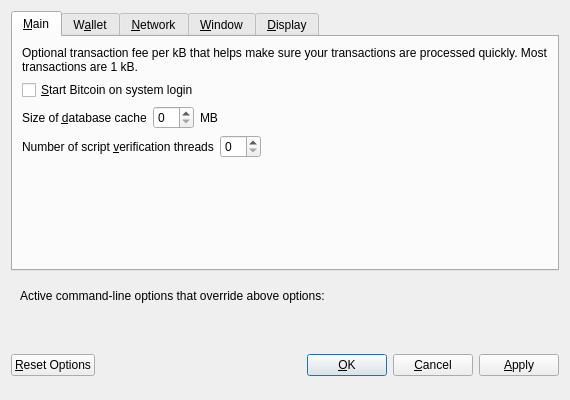
<?xml version="1.0" encoding="UTF-8"?>
<ui version="4.0">
 <class>OptionsDialog</class>
 <widget class="QDialog" name="OptionsDialog">
  <property name="geometry">
   <rect>
    <x>0</x>
    <y>0</y>
    <width>560</width>
    <height>400</height>
   </rect>
  </property>
  <property name="windowTitle">
   <string>Options</string>
  </property>
  <property name="modal">
   <bool>true</bool>
  </property>
  <layout class="QVBoxLayout" name="verticalLayout">
   <item>
    <widget class="QTabWidget" name="tabWidget">
     <property name="tabPosition">
      <enum>QTabWidget::North</enum>
     </property>
     <property name="currentIndex">
      <number>0</number>
     </property>
     <widget class="QWidget" name="tabMain">
      <attribute name="title">
       <string>&amp;Main</string>
      </attribute>
      <layout class="QVBoxLayout" name="verticalLayout_Main">
       <item>
        <widget class="QLabel" name="transactionFeeInfoLabel">
         <property name="text">
          <string>Optional transaction fee per kB that helps make sure your transactions are processed quickly. Most transactions are 1 kB.</string>
         </property>
         <property name="textFormat">
          <enum>Qt::PlainText</enum>
         </property>
         <property name="wordWrap">
          <bool>true</bool>
         </property>
        </widget>
       </item>
       <item>
        <widget class="QCheckBox" name="bitcoinAtStartup">
         <property name="toolTip">
          <string>Automatically start Bitcoin after logging in to the system.</string>
         </property>
         <property name="text">
          <string>&amp;Start Bitcoin on system login</string>
         </property>
        </widget>
       </item>
       <item>
        <layout class="QHBoxLayout" name="horizontalLayout_2_Main">
         <item>
          <widget class="QLabel" name="databaseCacheLabel">
           <property name="text">
            <string>Size of &amp;database cache</string>
           </property>
           <property name="textFormat">
            <enum>Qt::PlainText</enum>
           </property>
           <property name="buddy">
            <cstring>databaseCache</cstring>
           </property>
          </widget>
         </item>
         <item>
          <widget class="QSpinBox" name="databaseCache"/>
         </item>
         <item>
          <widget class="QLabel" name="databaseCacheUnitLabel">
           <property name="text">
            <string>MB</string>
           </property>
           <property name="textFormat">
            <enum>Qt::PlainText</enum>
           </property>
          </widget>
         </item>
         <item>
          <spacer name="horizontalSpacer_2_Main">
           <property name="orientation">
            <enum>Qt::Horizontal</enum>
           </property>
           <property name="sizeHint" stdset="0">
            <size>
             <width>40</width>
             <height>20</height>
            </size>
           </property>
          </spacer>
         </item>
        </layout>
       </item>
       <item>
        <layout class="QHBoxLayout" name="horizontalLayout_3_Main">
         <item>
          <widget class="QLabel" name="threadsScriptVerifLabel">
           <property name="text">
            <string>Number of script &amp;verification threads</string>
           </property>
           <property name="textFormat">
            <enum>Qt::PlainText</enum>
           </property>
           <property name="buddy">
            <cstring>threadsScriptVerif</cstring>
           </property>
          </widget>
         </item>
         <item>
          <widget class="QSpinBox" name="threadsScriptVerif">
           <property name="toolTip">
            <string>(0 = auto, &lt;0 = leave that many cores free)</string>
           </property>
          </widget>
         </item>
         <item>
          <spacer name="horizontalSpacer_3_Main">
           <property name="orientation">
            <enum>Qt::Horizontal</enum>
           </property>
           <property name="sizeHint" stdset="0">
            <size>
             <width>40</width>
             <height>20</height>
            </size>
           </property>
          </spacer>
         </item>
        </layout>
       </item>
       <item>
        <spacer name="verticalSpacer_Main">
         <property name="orientation">
          <enum>Qt::Vertical</enum>
         </property>
         <property name="sizeHint" stdset="0">
          <size>
           <width>20</width>
           <height>40</height>
          </size>
         </property>
        </spacer>
       </item>
      </layout>
     </widget>
     <widget class="QWidget" name="tabWallet">
      <attribute name="title">
       <string>W&amp;allet</string>
      </attribute>
      <layout class="QVBoxLayout" name="verticalLayout_Wallet">
       <item>
        <widget class="QLabel" name="transactionFeeInfoLabel">
         <property name="text">
          <string>Optional transaction fee per kB that helps make sure your transactions are processed quickly. Most transactions are 1 kB.</string>
         </property>
         <property name="textFormat">
          <enum>Qt::PlainText</enum>
         </property>
         <property name="wordWrap">
          <bool>true</bool>
         </property>
        </widget>
       </item>
       <item>
        <layout class="QHBoxLayout" name="horizontalLayout_1_Wallet">
         <item>
          <widget class="QLabel" name="transactionFeeLabel">
           <property name="text">
            <string>Pay transaction &amp;fee</string>
           </property>
           <property name="textFormat">
            <enum>Qt::PlainText</enum>
           </property>
           <property name="buddy">
            <cstring>transactionFee</cstring>
           </property>
          </widget>
         </item>
         <item>
          <widget class="BitcoinAmountField" name="transactionFee"/>
         </item>
         <item>
          <spacer name="horizontalSpacer_1_Wallet">
           <property name="orientation">
            <enum>Qt::Horizontal</enum>
           </property>
           <property name="sizeHint" stdset="0">
            <size>
             <width>40</width>
             <height>20</height>
            </size>
           </property>
          </spacer>
         </item>
         <item>
          <widget class="QPushButton" name="resetButton">
           <property name="toolTip">
            <string>Reset all client options to default.</string>
           </property>
           <property name="text">
            <string>&amp;Reset Options</string>
           </property>
           <property name="autoDefault">
            <bool>false</bool>
           </property>
          </widget>
         </item>
        </layout>
       </item>
       <item>
        <spacer name="verticalSpacer_Wallet">
         <property name="orientation">
          <enum>Qt::Vertical</enum>
         </property>
         <property name="sizeHint" stdset="0">
          <size>
           <width>20</width>
           <height>40</height>
          </size>
         </property>
        </spacer>
       </item>
       <item>
        <widget class="QGroupBox" name="groupBox">
         <property name="title">
          <string>Expert</string>
         </property>
         <layout class="QVBoxLayout" name="verticalLayout_2">
          <item>
           <widget class="QCheckBox" name="coinControlFeatures">
            <property name="toolTip">
             <string>Whether to show coin control features or not.</string>
            </property>
            <property name="text">
             <string>Enable coin &amp;control features</string>
            </property>
           </widget>
          </item>
          <item>
           <widget class="QCheckBox" name="spendZeroConfChange">
            <property name="toolTip">
             <string>If you disable the spending of unconfirmed change, the change from a transaction cannot be used until that transaction has at least one confirmation. This also affects how your balance is computed.</string>
            </property>
            <property name="text">
             <string>&amp;Spend unconfirmed change</string>
            </property>
           </widget>
          </item>
         </layout>
        </widget>
       </item>
      </layout>
     </widget>
     <widget class="QWidget" name="tabNetwork">
      <attribute name="title">
       <string>&amp;Network</string>
      </attribute>
      <layout class="QVBoxLayout" name="verticalLayout_Network">
       <item>
        <widget class="QCheckBox" name="mapPortUpnp">
         <property name="toolTip">
          <string>Automatically open the Bitcoin client port on the router. This only works when your router supports UPnP and it is enabled.</string>
         </property>
         <property name="text">
          <string>Map port using &amp;UPnP</string>
         </property>
        </widget>
       </item>
       <item>
        <widget class="QCheckBox" name="connectSocks">
         <property name="toolTip">
          <string>Connect to the Bitcoin network through a SOCKS proxy.</string>
         </property>
         <property name="text">
          <string>&amp;Connect through SOCKS proxy (default proxy):</string>
         </property>
        </widget>
       </item>
       <item>
        <layout class="QHBoxLayout" name="horizontalLayout_1_Network">
         <item>
          <widget class="QLabel" name="proxyIpLabel">
           <property name="text">
            <string>Proxy &amp;IP:</string>
           </property>
           <property name="textFormat">
            <enum>Qt::PlainText</enum>
           </property>
           <property name="buddy">
            <cstring>proxyIp</cstring>
           </property>
          </widget>
         </item>
         <item>
          <widget class="QValidatedLineEdit" name="proxyIp">
           <property name="minimumSize">
            <size>
             <width>140</width>
             <height>0</height>
            </size>
           </property>
           <property name="maximumSize">
            <size>
             <width>140</width>
             <height>16777215</height>
            </size>
           </property>
           <property name="toolTip">
            <string>IP address of the proxy (e.g. IPv4: 127.0.0.1 / IPv6: ::1)</string>
           </property>
          </widget>
         </item>
         <item>
          <widget class="QLabel" name="proxyPortLabel">
           <property name="text">
            <string>&amp;Port:</string>
           </property>
           <property name="textFormat">
            <enum>Qt::PlainText</enum>
           </property>
           <property name="buddy">
            <cstring>proxyPort</cstring>
           </property>
          </widget>
         </item>
         <item>
          <widget class="QLineEdit" name="proxyPort">
           <property name="minimumSize">
            <size>
             <width>55</width>
             <height>0</height>
            </size>
           </property>
           <property name="maximumSize">
            <size>
             <width>55</width>
             <height>16777215</height>
            </size>
           </property>
           <property name="toolTip">
            <string>Port of the proxy (e.g. 9050)</string>
           </property>
          </widget>
         </item>
         <item>
          <widget class="QLabel" name="socksVersionLabel">
           <property name="text">
            <string>SOCKS &amp;Version:</string>
           </property>
           <property name="textFormat">
            <enum>Qt::PlainText</enum>
           </property>
           <property name="buddy">
            <cstring>socksVersion</cstring>
           </property>
          </widget>
         </item>
         <item>
          <widget class="QValueComboBox" name="socksVersion">
           <property name="toolTip">
            <string>SOCKS version of the proxy (e.g. 5)</string>
           </property>
          </widget>
         </item>
         <item>
          <spacer name="horizontalSpacer_1_Network">
           <property name="orientation">
            <enum>Qt::Horizontal</enum>
           </property>
           <property name="sizeHint" stdset="0">
            <size>
             <width>40</width>
             <height>20</height>
            </size>
           </property>
          </spacer>
         </item>
        </layout>
       </item>
       <item>
        <spacer name="verticalSpacer_Network">
         <property name="orientation">
          <enum>Qt::Vertical</enum>
         </property>
         <property name="sizeHint" stdset="0">
          <size>
           <width>20</width>
           <height>40</height>
          </size>
         </property>
        </spacer>
       </item>
      </layout>
     </widget>
     <widget class="QWidget" name="tabWindow">
      <attribute name="title">
       <string>&amp;Window</string>
      </attribute>
      <layout class="QVBoxLayout" name="verticalLayout_Window">
       <item>
        <widget class="QCheckBox" name="minimizeToTray">
         <property name="toolTip">
          <string>Show only a tray icon after minimizing the window.</string>
         </property>
         <property name="text">
          <string>&amp;Minimize to the tray instead of the taskbar</string>
         </property>
        </widget>
       </item>
       <item>
        <widget class="QCheckBox" name="minimizeOnClose">
         <property name="toolTip">
          <string>Minimize instead of exit the application when the window is closed. When this option is enabled, the application will be closed only after selecting Quit in the menu.</string>
         </property>
         <property name="text">
          <string>M&amp;inimize on close</string>
         </property>
        </widget>
       </item>
       <item>
        <spacer name="verticalSpacer_Window">
         <property name="orientation">
          <enum>Qt::Vertical</enum>
         </property>
         <property name="sizeHint" stdset="0">
          <size>
           <width>20</width>
           <height>40</height>
          </size>
         </property>
        </spacer>
       </item>
      </layout>
     </widget>
     <widget class="QWidget" name="tabDisplay">
      <attribute name="title">
       <string>&amp;Display</string>
      </attribute>
      <layout class="QVBoxLayout" name="verticalLayout_Display">
       <item>
        <layout class="QHBoxLayout" name="horizontalLayout_1_Display">
         <item>
          <widget class="QLabel" name="langLabel">
           <property name="text">
            <string>User Interface &amp;language:</string>
           </property>
           <property name="textFormat">
            <enum>Qt::PlainText</enum>
           </property>
           <property name="buddy">
            <cstring>lang</cstring>
           </property>
          </widget>
         </item>
         <item>
          <widget class="QValueComboBox" name="lang">
           <property name="toolTip">
            <string>The user interface language can be set here. This setting will take effect after restarting Bitcoin.</string>
           </property>
          </widget>
         </item>
        </layout>
       </item>
       <item>
        <layout class="QHBoxLayout" name="horizontalLayout_2_Display">
         <item>
          <widget class="QLabel" name="unitLabel">
           <property name="text">
            <string>&amp;Unit to show amounts in:</string>
           </property>
           <property name="textFormat">
            <enum>Qt::PlainText</enum>
           </property>
           <property name="buddy">
            <cstring>unit</cstring>
           </property>
          </widget>
         </item>
         <item>
          <widget class="QValueComboBox" name="unit">
           <property name="toolTip">
            <string>Choose the default subdivision unit to show in the interface and when sending coins.</string>
           </property>
          </widget>
         </item>
        </layout>
       </item>
       <item>
        <widget class="QCheckBox" name="displayAddresses">
         <property name="toolTip">
          <string>Whether to show Bitcoin addresses in the transaction list or not.</string>
         </property>
         <property name="text">
          <string>&amp;Display addresses in transaction list</string>
         </property>
        </widget>
       </item>
       <item>
        <layout class="QHBoxLayout" name="horizontalLayout_3_Display">
         <item>
          <widget class="QLabel" name="thirdPartyTxUrlsLabel">
           <property name="toolTip">
            <string>Third party URLs (e.g. a block explorer) that appear in the transactions tab as context menu items. %s in the URL is replaced by transaction hash. Multiple URLs are separated by vertical bar |.</string>
           </property>
           <property name="text">
            <string>Third party transaction URLs</string>
           </property>
           <property name="buddy">
            <cstring>thirdPartyTxUrls</cstring>
           </property>
          </widget>
         </item>
         <item>
          <widget class="QLineEdit" name="thirdPartyTxUrls">
           <property name="toolTip">
            <string>Third party URLs (e.g. a block explorer) that appear in the transactions tab as context menu items. %s in the URL is replaced by transaction hash. Multiple URLs are separated by vertical bar |.</string>
           </property>
          </widget>
         </item>
        </layout>
       </item>
       <item>
        <spacer name="verticalSpacer_Display">
         <property name="orientation">
          <enum>Qt::Vertical</enum>
         </property>
         <property name="sizeHint" stdset="0">
          <size>
           <width>20</width>
           <height>40</height>
          </size>
         </property>
        </spacer>
       </item>
      </layout>
     </widget>
    </widget>
   </item>
   <item>
    <widget class="QFrame" name="frame">
     <layout class="QVBoxLayout" name="verticalLayout_Bottom">
      <item>
       <layout class="QHBoxLayout" name="horizontalLayout_Bottom">
        <item>
         <widget class="QLabel" name="overriddenByCommandLineInfoLabel">
          <property name="text">
           <string>Active command-line options that override above options:</string>
          </property>
          <property name="textFormat">
           <enum>Qt::PlainText</enum>
          </property>
         </widget>
        </item>
        <item>
         <spacer name="horizontalSpacer_Bottom">
          <property name="orientation">
           <enum>Qt::Horizontal</enum>
          </property>
          <property name="sizeHint" stdset="0">
           <size>
            <width>40</width>
            <height>20</height>
           </size>
          </property>
         </spacer>
        </item>
       </layout>
      </item>
      <item>
       <widget class="QLabel" name="overriddenByCommandLineLabel">
        <property name="text">
         <string/>
        </property>
        <property name="textFormat">
         <enum>Qt::PlainText</enum>
        </property>
        <property name="wordWrap">
         <bool>true</bool>
        </property>
       </widget>
      </item>
     </layout>
    </widget>
   </item>
   <item>
    <layout class="QHBoxLayout" name="horizontalLayout_Buttons">
     <item>
      <widget class="QPushButton" name="resetButton">
       <property name="toolTip">
        <string>Reset all client options to default.</string>
       </property>
       <property name="text">
        <string>&amp;Reset Options</string>
       </property>
       <property name="autoDefault">
        <bool>false</bool>
       </property>
      </widget>
     </item>
     <item>
      <spacer name="horizontalSpacer_1">
       <property name="orientation">
        <enum>Qt::Horizontal</enum>
       </property>
       <property name="sizeHint" stdset="0">
        <size>
         <width>40</width>
         <height>48</height>
        </size>
       </property>
      </spacer>
     </item>
     <item>
      <widget class="QLabel" name="statusLabel">
       <property name="minimumSize">
        <size>
         <width>200</width>
         <height>0</height>
        </size>
       </property>
       <property name="font">
        <font>
         <weight>75</weight>
         <bold>true</bold>
        </font>
       </property>
       <property name="text">
        <string/>
       </property>
       <property name="textFormat">
        <enum>Qt::PlainText</enum>
       </property>
       <property name="wordWrap">
        <bool>true</bool>
       </property>
      </widget>
     </item>
     <item>
      <spacer name="horizontalSpacer_2">
       <property name="orientation">
        <enum>Qt::Horizontal</enum>
       </property>
       <property name="sizeHint" stdset="0">
        <size>
         <width>40</width>
         <height>48</height>
        </size>
       </property>
      </spacer>
     </item>
     <item>
      <widget class="QPushButton" name="okButton">
       <property name="text">
        <string>&amp;OK</string>
       </property>
      </widget>
     </item>
     <item>
      <widget class="QPushButton" name="cancelButton">
       <property name="text">
        <string>&amp;Cancel</string>
       </property>
       <property name="autoDefault">
        <bool>false</bool>
       </property>
      </widget>
     </item>
     <item>
      <widget class="QPushButton" name="applyButton">
       <property name="text">
        <string>&amp;Apply</string>
       </property>
       <property name="autoDefault">
        <bool>false</bool>
       </property>
      </widget>
     </item>
    </layout>
   </item>
  </layout>
 </widget>
 <customwidgets>
  <customwidget>
   <class>BitcoinAmountField</class>
   <extends>QLineEdit</extends>
   <header>bitcoinamountfield.h</header>
   <container>1</container>
  </customwidget>
  <customwidget>
   <class>QValidatedLineEdit</class>
   <extends>QLineEdit</extends>
   <header>qvalidatedlineedit.h</header>
  </customwidget>
  <customwidget>
   <class>QValueComboBox</class>
   <extends>QComboBox</extends>
   <header>qvaluecombobox.h</header>
  </customwidget>
 </customwidgets>
 <resources/>
 <connections/>
</ui>
